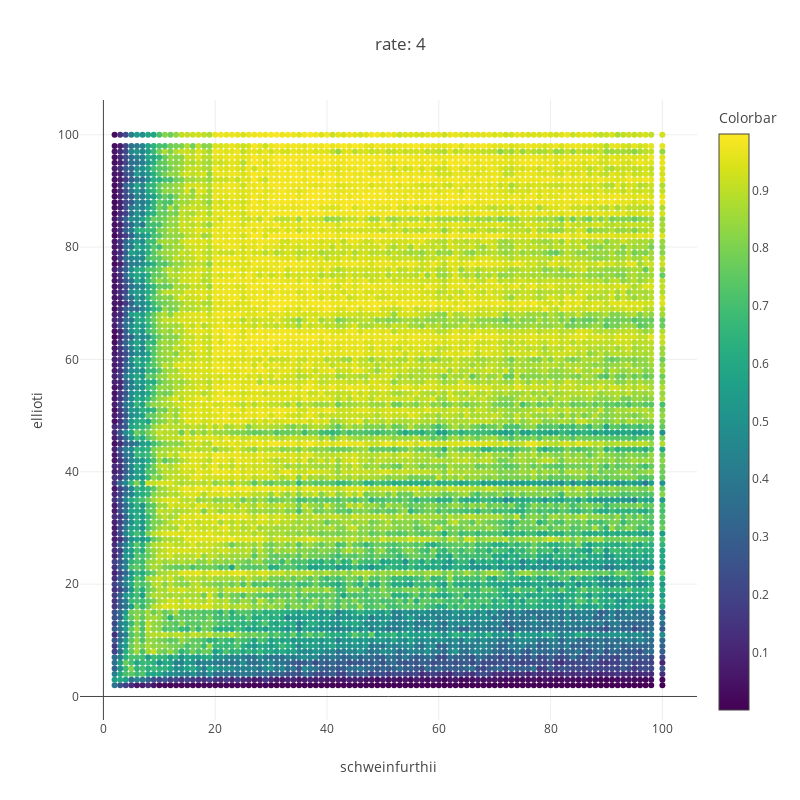

The code cell stored with this chart in its notebook:
### Code cell
def plot_power(rate_stats,rate= 2,func_select= np.nanmean):
    bi_select= list(rate_stats.keys())
    props= [(*bi,func_select(rate_stats[bi][rate]['pval'])) for bi in bi_select]
    props= np.array(props)


    fig= [go.Scatter(
        x= props[:,0],
        y= props[:,1],
        mode= 'markers',
        marker= {
            'color': props[:,2],
            "colorbar": dict(
                title="Colorbar"
            ),
            'colorscale': 'Viridis',
                'line': {'width': 0},
                'size':6,
                'symbol': 'circle',
            "opacity": 1
        }
    )]

    layout= go.Layout(
        title= 'rate: {}'.format(rate),
        xaxis= dict(
            title= comb_select[0]
        ),
        yaxis= dict(
            title= comb_select[1]
        ),
        height= 800,
        width= 800
    )

    Figure= go.Figure(data= fig,layout= layout)

    iplot(Figure)

rate= 4
plot_power(rate_stats,rate= rate)

### Figure 1 — Plotly figure (JSON) as saved in the notebook; plotly's stock layout.template omitted (floating-point values rounded to 4 significant figures; data arrays with more than 128 entries replaced by an {"elided": "..."} marker saying what was removed)
{"data": [{"marker": {"color": {"elided": "9604 float values"}, "colorbar": {"title": {"text": "Colorbar"}}, "colorscale": "Viridis", "line": {"width": 0}, "opacity": 1, "size": 6, "symbol": "circle"}, "mode": "markers", "type": "scatter", "uid": "923df9d0-000b-4da9-ad6e-08b7de0c2a10", "x": {"elided": "9604 int values"}, "y": {"elided": "9604 int values"}}], "layout": {"height": 800, "title": {"text": "rate: 4"}, "width": 800, "xaxis": {"title": {"text": "schweinfurthii"}}, "yaxis": {"title": {"text": "ellioti"}}}}
